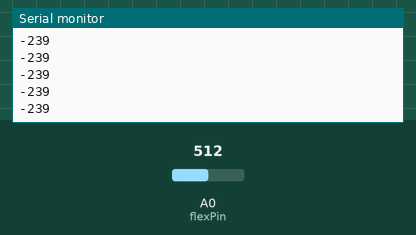
Simulated run of this sketch. Board: Arduino Uno, built with avr-gcc and run on an emulated ATmega328P. Parts: the last lines printed to the serial monitor. Inputs (shaded band) come from the test bench; at power-on: A0 (flexPin) = 512.

Above: at 1.2 s.
1.3 s: A0 (flexPin) set to 716
At 1.31 s:
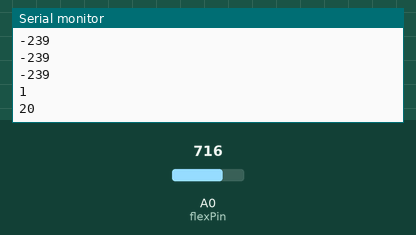
2.8 s: A0 (flexPin) set to 900
At 2.81 s:
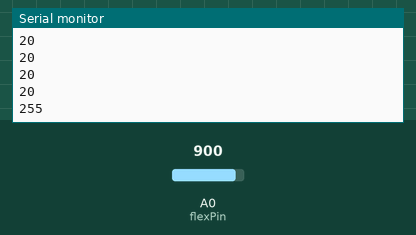
Timing chart, 0 to 5.8 s (numbered marks = the images above; inputs shaded):
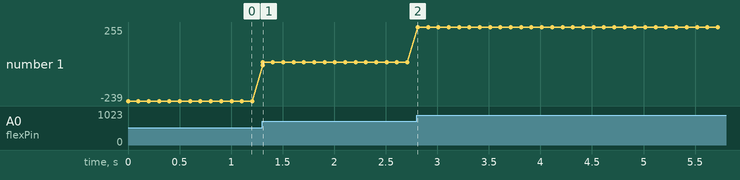

Measured:
- after the input at 1.3 s, the serial monitor: prints a new line at once (image 1)
- after the input at 2.8 s, the serial monitor: prints a new line at once (image 2)
- plotted number 1: -239 → 20 after the input at 1.3 s, 20 → 255 after the input at 2.8 s

The sketch:

FlexSensor.ino
```cpp
//Constants:
const int flexPin = A0; //pin A0 to read analog input

int state = 0;
int lastState = 0;
int stateValue = 0;

//Variables:
int value; //save analog value


void setup(){


  Serial.begin(19200);

}

void loop(){

  value = analogRead(flexPin);
  value = map(value, 700, 900, 0, 255);

    if (value > 0) {
    state = 1;
  } else {
    state = 0;
  }

    if (state != lastState) {
    if (state == 1) {
      Serial.println(1);

    } else {
      Serial.println(0);

    }

  }
  lastState = state;

  Serial.println((value));               //Print value
  delay(100);                          //Small delay

}
```
